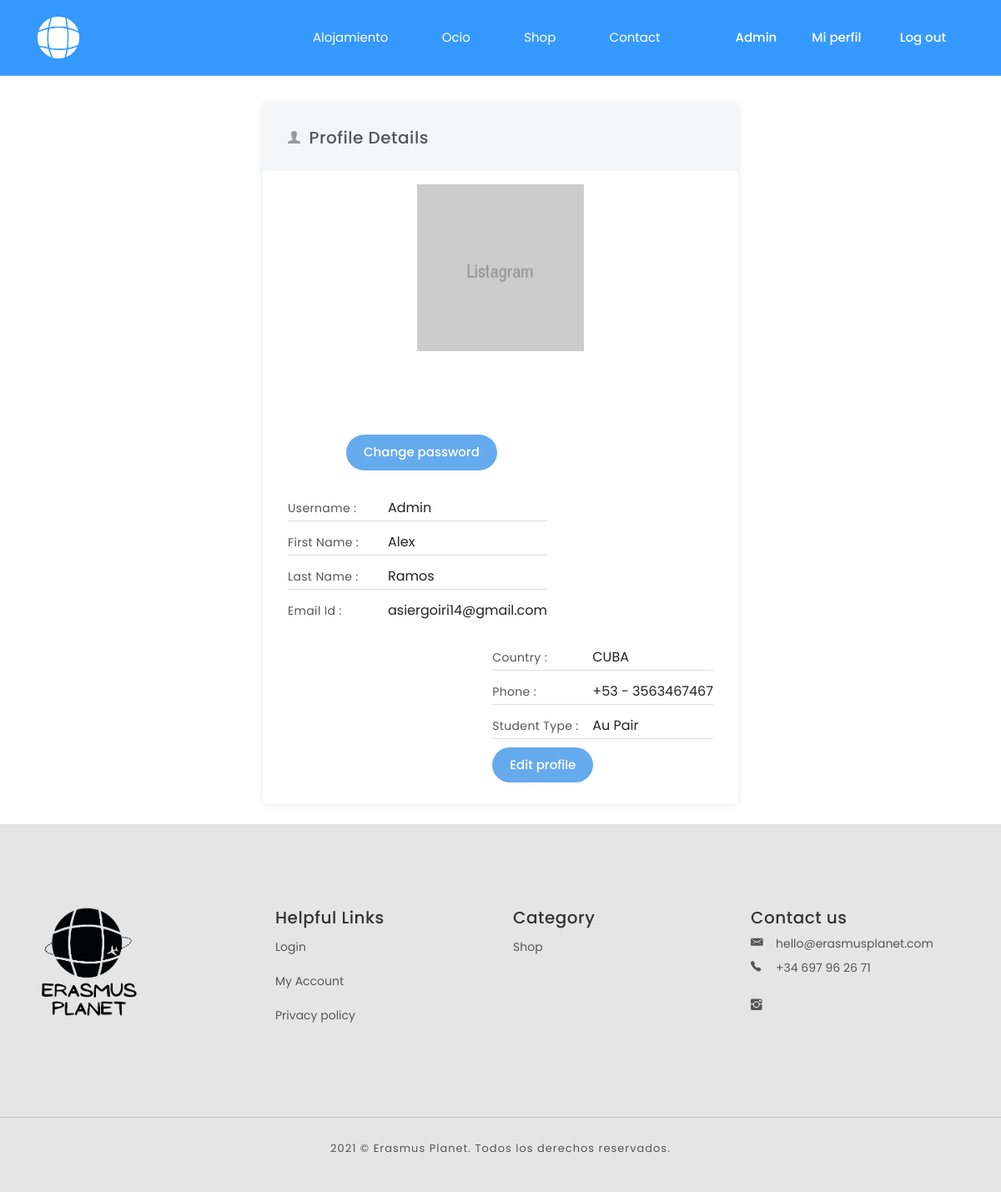
Page /members/userprofile/ (signed in) on the committed database.
### members/models.py (models this page shows, shortened)
class User(AbstractUser):
    date = models.DateField(default="2020-01-01")
    GENDER_CHOICES = (('M', 'Male'), ('F', 'Female'), ('U', 'Unisex'))
    gender = models.CharField(max_length=20, choices=GENDER_CHOICES, null=False, default=False)
    country =  models.ForeignKey(Country, on_delete=models.CASCADE, default="SPAIN")
    phone = models.IntegerField(null=True, )
    STUDENT_CHOICES = (('1', 'Bachelor'), ('2', 'Au Pair'), ('3', 'Master'), ('4', 'Internship'))
    studentType = models.CharField(max_length=10, choices=STUDENT_CHOICES, null=True, default='')
    cityOrigin1 =  models.CharField(max_length=10, blank=True, null=True)
    cityDestination1 =  models.CharField(max_length=50, null=False)
    cityDestination2 =  models.CharField(max_length=50, blank=True)
    cityDestination3 =  models.CharField(max_length=50, blank=True)
    universityOrigin =  models.CharField(max_length=50,null= True, blank=True)
    universityDestination =  models.CharField(max_length=50, null=True, blank=True)
    studies =  models.CharField(max_length=50, null=True, blank=True)
    course =  models.CharField(max_length=50, null= True, blank=True)
    company = models.CharField(max_length=50,null= True, blank=True)

### descuentosApp/models.py (models this page shows)
class Country(models.Model):
	name = models.CharField(max_length=30)
	class Meta:
		ordering = ['name']
	def __str__(self):
		return self.name

### members/views.py (the view)
# urls.py: path('userprofile/', views.UserProfile, name='UserProfile'),
@login_required
def UserProfile(request):
    return render(request, 'profile/userProfile.html')

### members/templates/profile/userProfile.html (shortened to what this page needs)
{% extends 'index.html' %}
{% block content %}
{%load static%}
<div style="width: 60% !important; margin:0 auto;">
            <div class="dash-breadcrumb">
                <div class="container-fluid">
                    <div class="row">
                        <div class="col-md-12">
                        </div>
                    </div>
                </div>
            </div>
            <div class="dash-content">
                <div class="container-fluid">
                    <div class="row">
                        <div class="col-md-10 offset-md-1">
                            <div class="recent-activity">
                                <div class="act-title">
                                    <h5><i class="ion-person"></i>Profile Details</h5>
                                </div>
                                <div class="profile-wrap">
                                    <div class="row">
                                        <div class="col-md-8 offset-md-2">
                                            <div class="edit-profile-photo text-center mt-3">
                                                <img src="{%static 'images/clients/reviewer-4.png'%}" alt="">
                                            </div>
                                            <li>
                                                <a href="{% url 'ChangePassword' %}" class="btn v3">Change password
                                                </a>
                                            </li>
                                        </div>
                                        <div class="col-md-12">
                                            <div class="my-profile">
                                                <ul class="db-profile-info float-left">
                                                    <li>
                                                        <h6>Username :</h6>
                                                        <span>{{user.username}} </span>
                                                    </li>
                                                    <li>
                                                        <h6>First Name :</h6>
                                                        <span>{{user.first_name}} </span>
                                                    </li>
                                                    <li>
                                                        <h6>Last Name :</h6>
                                                        <span> {{user.last_name}}</span>
                                                    </li>
                                                    <li>
                                                        <h6>Email Id :</h6>
                                                        <span> {{user.email}}</span>
                                                    </li>
                                                </ul>
                                                <ul class="db-profile-info float-right">
                                                    <li>
                                                        <h6>Country :</h6>
                                                        <span> {{user.country}}</span>
                                                    </li>
                                                    <li>
                                                        <h6>Phone :</h6>
                                                        <span> +{{user.country.id}} - {{user.phone}}</span>
                                                    </li>
                                                    <li>
                                                        <h6>Student Type :</h6>
                                                        <span> {{user.get_studentType_display}}</span>
                                                    </li>
                                                    <li>
                                                        <a href="{% url 'EditUserProfile'%}" class="btn v3">Edit profile</a>
                                                    </li>
                                                </ul>
                                            </div>
                                        </div>
                                    </div>
                                </div>
                            </div>
                        </div>
                    </div>
                </div>
            </div>
            </div>
{% endblock %}

### descuentosApp/static/css/stylesExt.css (style rules this page uses)
* { font-family: Poppins !important; }

### descuentosApp/static/css/switcher/skin-blue.css (style rules this page uses)
.btn.v8, .btn.v1, .btn.v3, .overlay.green, .header.transparent.scroll .site-navbar-wrap.v1, .filter-checkbox input[type="checkbox"]:checked + label::before, .single-team-info, .btn.v6.red, .scrolltotop, .trending-pagination .swiper-pagination-bullet-active, .client-pagination .swiper-pagination-bullet-active, .trending-pagination .swiper-pagination-bullet, .client-pagination .swiper-pagination-bullet, .process-icon span, .page-num li.active, .price-range.ui-slider-horizontal .ui-slider-range, .book-btn a, .facilities-list li span, .slider-btn.v3, .coupon_code, .contact-social li, .btn.v4, .btn.v7, .business-title span, .slider-btn.v4, .carousel-control-prev span, .carousel-control-next span, .faq-section .card-header > a[aria-expanded="true"], .price-range .ui-slider-handle.ui-corner-all.ui-state-default, .site-navbar .site-navigation .site-menu .has-children .dropdown li:before, .list-details-tab .nav-item::after, .page-num li:hover, .hero-category-content:hover, .about-text span::before, .trending-place-item .save-btn:hover { background-color: #6ae; }

### descuentosApp/static/css/dashboard.css (style rules this page uses)
.dash-breadcrumb { position: relative; z-index: 0; padding: 50px 0; }
.dash-bookings, .dash-review-wrap, .dash-add-listing, .recent-activity, .invoice-panel, .db-add-list-wrap, .inbox-wrap, .popular-listing { background: #fff; box-shadow: 0px 0px 10px rgba(0, 0, 0, 0.1); border-radius: 4px; }
.review-title h5, .inbox-title h5, .act-title h5 { color: #555; margin-bottom: 0; line-height: 1; }
.review-title h5 i, .inbox-title h5 i, .act-title h5 i { margin-right: 10px; color: #999; }
.act-title { padding: 30px; background: #f5f6f7; }
.edit-profile-photo { margin-bottom: 100px; }
.my-profile { display: block; padding: 30px; }
.profile-wrap .edit-profile-photo img, .db-add-listing .edit-profile-photo img { width: 200px; }
.db-profile-info > li { border-bottom: 1px solid #ddd; margin-bottom: 10px; display: table; width: 100%; }
.db-profile-info li:last-child { border-bottom: none; }
.db-profile-info li h6 { display: table-cell; margin-right: 13px; color: #555; width: 120px; font-weight: 400; font-size: 14px; }
.db-profile-info li span { font-size: 16px; color: #222; font-weight: 400; display: table-cell; }

### rows in the picture
User: username "Admin", first_name "Alex", last_name "Ramos", email "asiergoiri14@gmail.com", country "CUBA", country.id "53", phone "3563467467", studentType "Au Pair"
